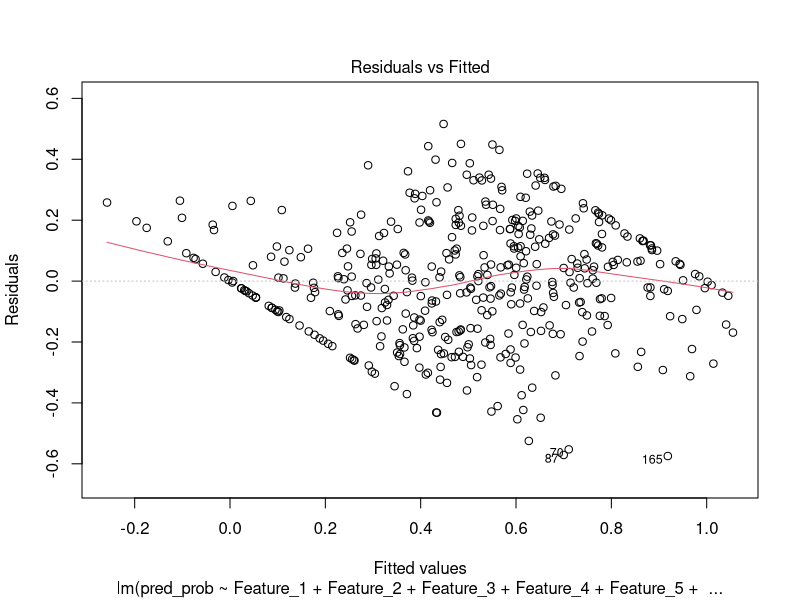
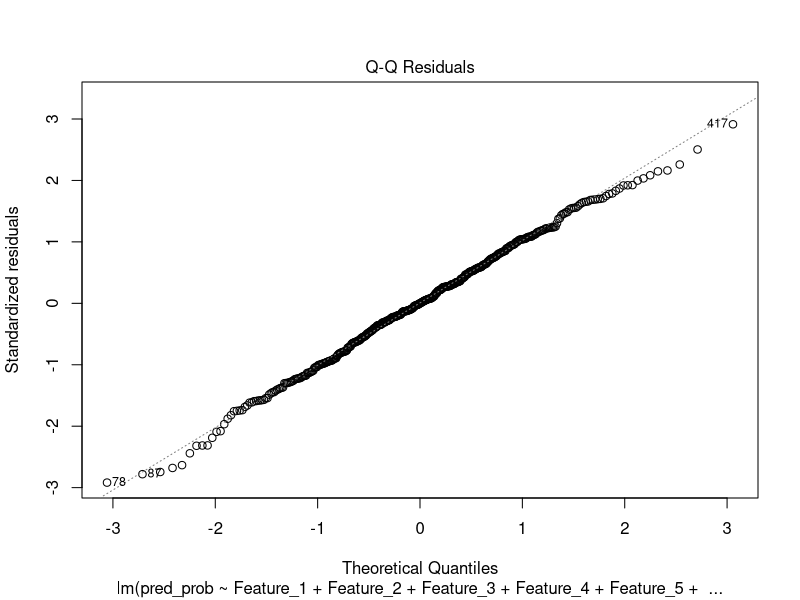
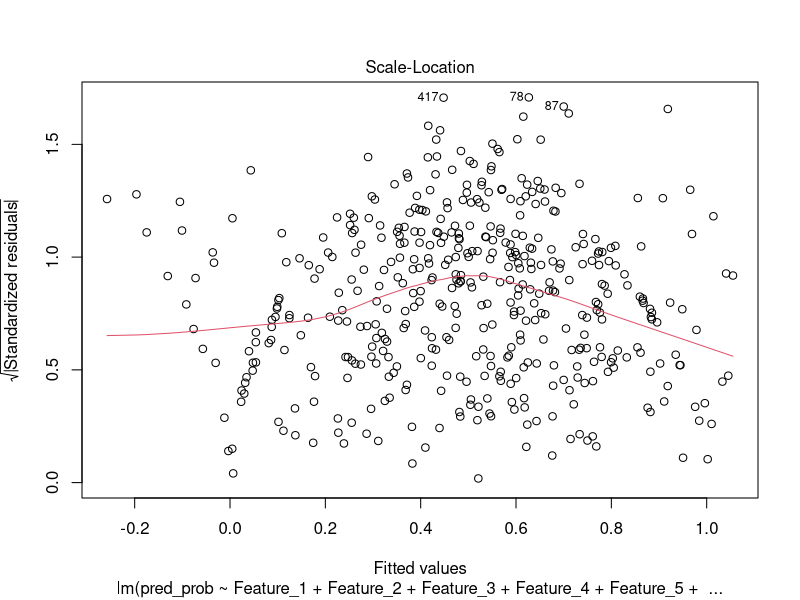
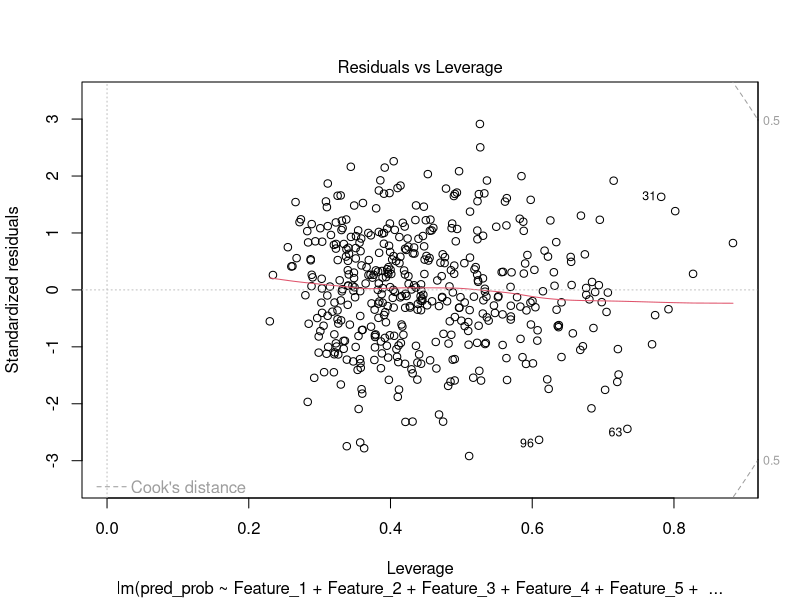
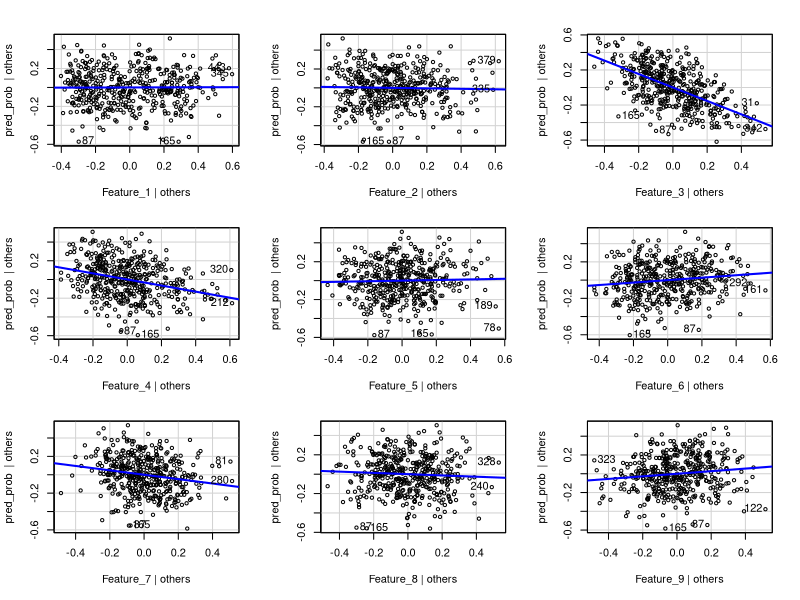
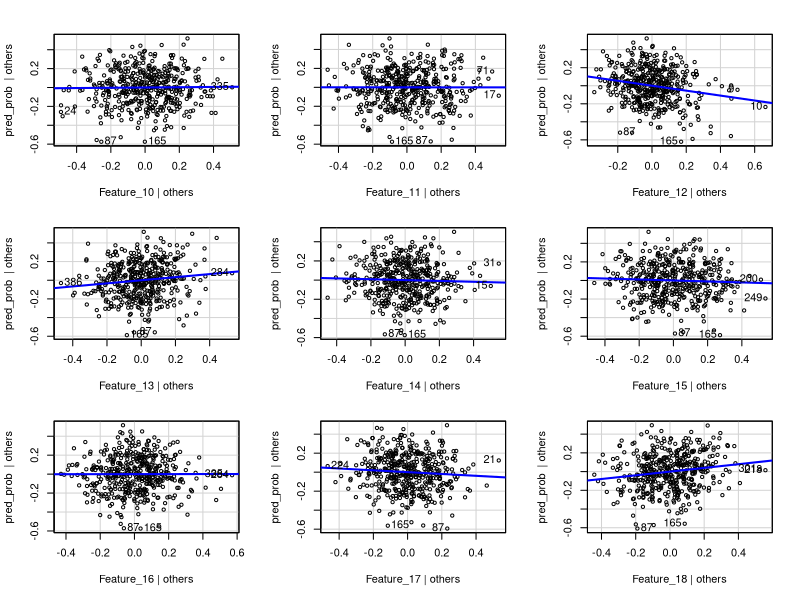
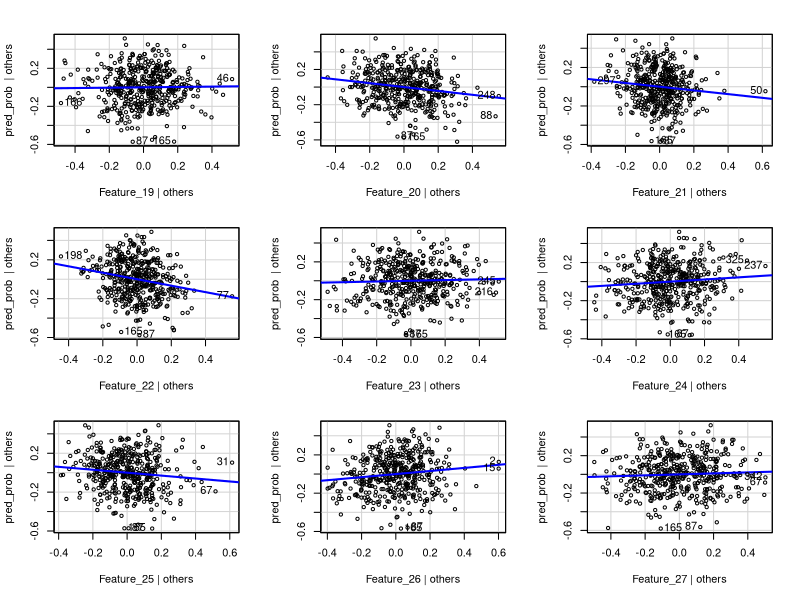
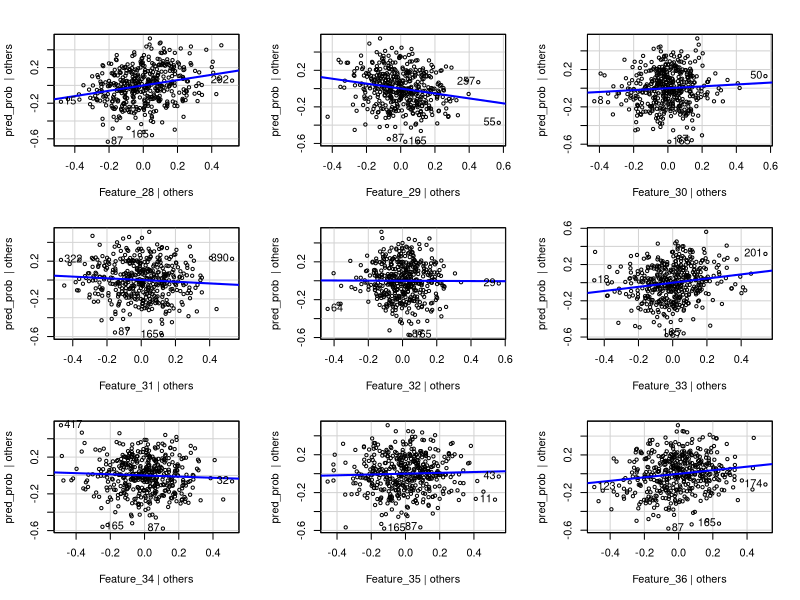

Reproduce these figures in R, in order. (Note: this script raises an error after producing the figures.)
## ---- chunk 1
knitr::opts_chunk$set(echo = TRUE)
## ---- chunk 2
# Load the required libraries
library(tidyverse)
library(caret)
library(MASS)
library(car)


## ---- chunk 3
# Load the dataset
data <- read.csv("pca_data_200.csv")  # Update with the actual CSV file name

# Display the structure of the loaded data
str(data)

## ---- chunk 4
# Load the dplyr package for data manipulation
library(dplyr)

# Normalize each feature to the range [0, 1]
normalized_data <- data %>%
  mutate(across(starts_with("Feature"), ~ (.-min(.)) / (max(.) - min(.))))

# Display the first few rows of the normalized data
head(normalized_data)


## ---- chunk 5
col_name <- NULL;
for (i in 1:200) {
  
  col_name <-  paste0(col_name,"Feature_", i,"+")
  #data[, col_name] <- boxcox(data[, paste0("Feature_", i)], lambda = NULL)$x
}
cat(col_name)
## ---- chunk 6
model_2  = lm(pred_prob ~ Feature_1+Feature_2+Feature_3+Feature_4+Feature_5+Feature_6+Feature_7+Feature_8+Feature_9+Feature_10+Feature_11+Feature_12+Feature_13+Feature_14+Feature_15+Feature_16+Feature_17+Feature_18+Feature_19+Feature_20+Feature_21+Feature_22+Feature_23+Feature_24+Feature_25+Feature_26+Feature_27+Feature_28+Feature_29+Feature_30+Feature_31+Feature_32+Feature_33+Feature_34+Feature_35+Feature_36+Feature_37+Feature_38+Feature_39+Feature_40+Feature_41+Feature_42+Feature_43+Feature_44+Feature_45+Feature_46+Feature_47+Feature_48+Feature_49+Feature_50+Feature_51+Feature_52+Feature_53+Feature_54+Feature_55+Feature_56+Feature_57+Feature_58+Feature_59+Feature_60+Feature_61+Feature_62+Feature_63+Feature_64+Feature_65+Feature_66+Feature_67+Feature_68+Feature_69+Feature_70+Feature_71+Feature_72+Feature_73+Feature_74+Feature_75+Feature_76+Feature_77+Feature_78+Feature_79+Feature_80+Feature_81+Feature_82+Feature_83+Feature_84+Feature_85+Feature_86+Feature_87+Feature_88+Feature_89+Feature_90+Feature_91+Feature_92+Feature_93+Feature_94+Feature_95+Feature_96+Feature_97+Feature_98+Feature_99+Feature_100+Feature_101+Feature_102+Feature_103+Feature_104+Feature_105+Feature_106+Feature_107+Feature_108+Feature_109+Feature_110+Feature_111+Feature_112+Feature_113+Feature_114+Feature_115+Feature_116+Feature_117+Feature_118+Feature_119+Feature_120+Feature_121+Feature_122+Feature_123+Feature_124+Feature_125+Feature_126+Feature_127+Feature_128+Feature_129+Feature_130+Feature_131+Feature_132+Feature_133+Feature_134+Feature_135+Feature_136+Feature_137+Feature_138+Feature_139+Feature_140+Feature_141+Feature_142+Feature_143+Feature_144+Feature_145+Feature_146+Feature_147+Feature_148+Feature_149+Feature_150+Feature_151+Feature_152+Feature_153+Feature_154+Feature_155+Feature_156+Feature_157+Feature_158+Feature_159+Feature_160+Feature_161+Feature_162+Feature_163+Feature_164+Feature_165+Feature_166+Feature_167+Feature_168+Feature_169+Feature_170+Feature_171+Feature_172+Feature_173+Feature_174+Feature_175+Feature_176+Feature_177+Feature_178+Feature_179+Feature_180+Feature_181+Feature_182+Feature_183+Feature_184+Feature_185+Feature_186+Feature_187+Feature_188+Feature_189+Feature_190+Feature_191+Feature_192+Feature_193+Feature_194+Feature_195+Feature_196+Feature_197+Feature_198+Feature_199+Feature_200, data = normalized_data)
summary(model_2)
## ---- chunk 7

plot(model_2)
## ---- chunk 8

residuals <- residuals(model_2)

# Create the AV plot
avPlots(model_2)

# Create the CR plot
crPlots(model_2)

## ---- chunk 9
# Apply Box-Cox transformation to the target variable (response) if needed
# For example, if you have a response variable named 'y', you can transform it like this:
# data$y_transformed <- boxcox(data$y, lambda = NULL)
# Uncomment and modify the above line based on your data

# Apply Box-Cox transformation to the features
# Assuming the transformed features are named 'Feature_1_transformed', ..., 'Feature_10_transformed'

boxcox(data[, paste0("Feature_1")], lambda = NULL)
for (i in 1:10) {
  boxcox(data[, paste0("Feature_", i)], lambda = NULL)
  #col_name <- paste0("Feature_", i, "_transformed")
  #data[, col_name] <- boxcox(data[, paste0("Feature_", i)], lambda = NULL)$x
}

# Define the list of transformed feature names
transformed_feature_names <- paste0("Feature_", 1:10, "_transformed")  # Adjust the range as needed

# Construct the formula for MLR
formula <- reformulate(transformed_feature_names, response = "y")

# Perform Multiple Linear Regression (MLR) using the transformed features
model <- lm(formula, data = data)

# Display the summary of the MLR model
summary(model)
